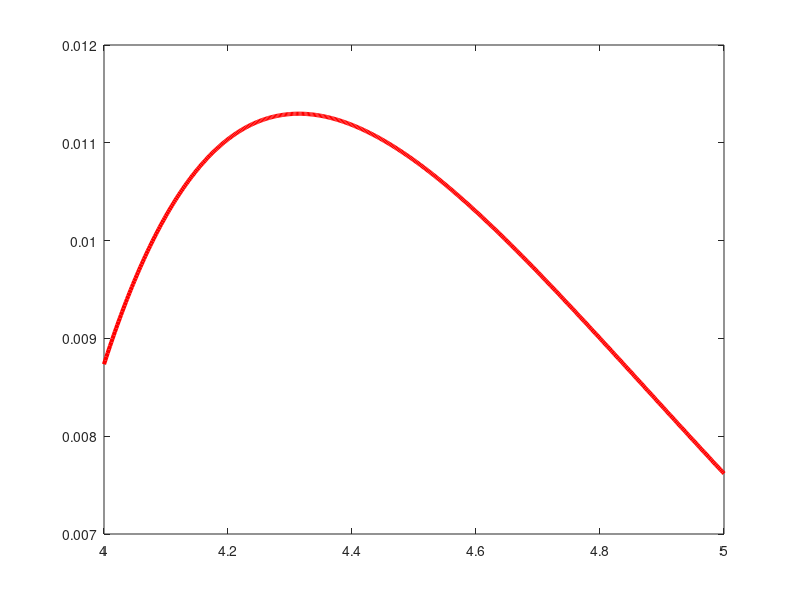

This chart was generated by the following MATLAB code:
re = 3.756;
De = 0.0915;
gam = 1.0755;
mu = 32548.53;

p_phi = 100;

N = 512;

r = linspace(4, 5, N);
eps = De * (1 - exp(-gam * (r - re))).^2 - De;
d_eps = 2*De*gam*(1 - exp(-gam * (r - re))).*exp(-gam * (r - re));

Veff = p_phi^2./(2*mu*r.^2)+eps;

plot(r,Veff,'LineWidth',2)
plot(r,d_eps./r,'r','LineWidth',3)